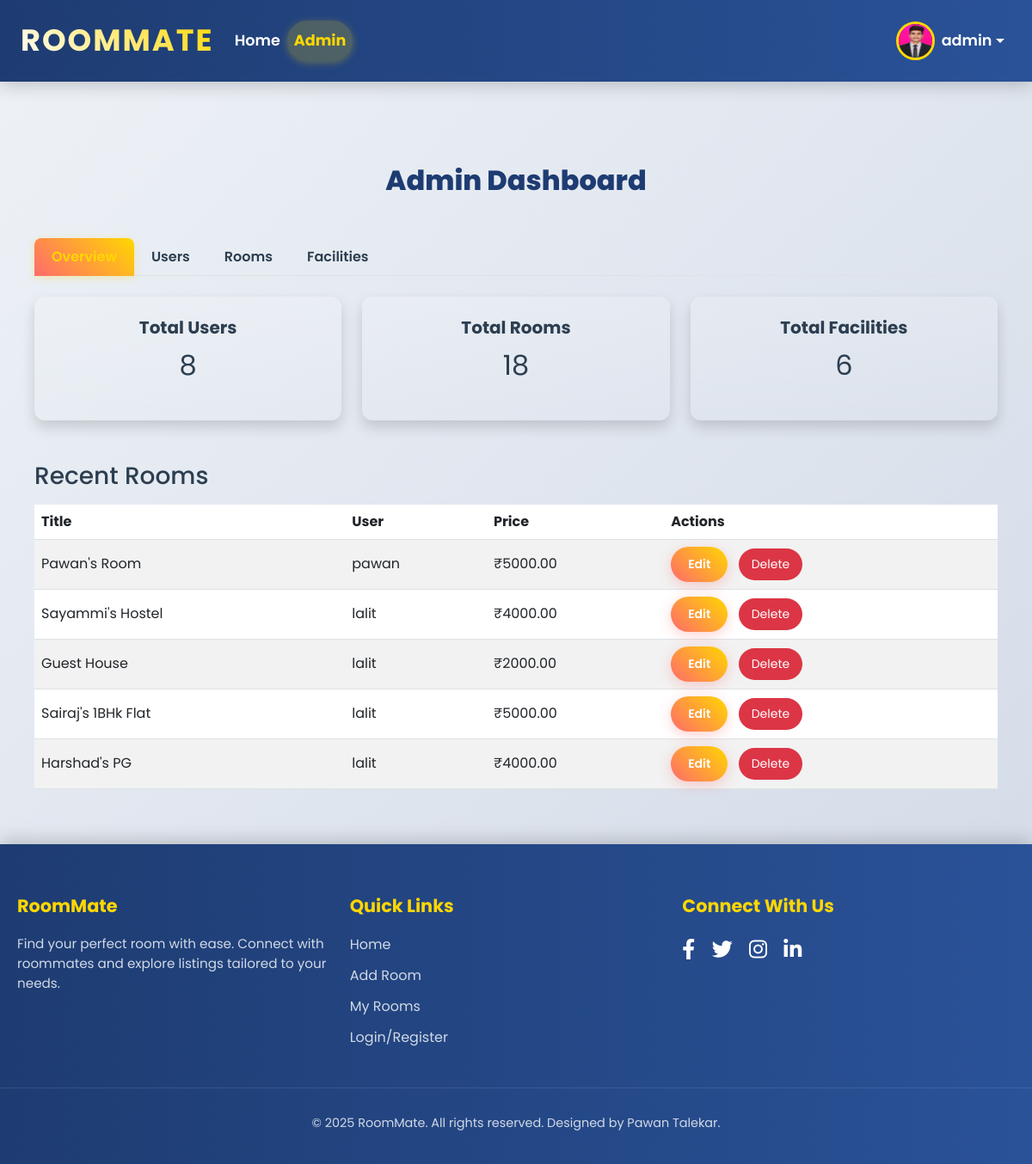
The app's page /admin-dashboard/ (signed in) with its own data.
### listings/models.py (models this page shows, shortened)
class Profile(models.Model):
    ROLE_CHOICES = [
        ('room_searcher', 'Room Searcher'),
        ('room_owner', 'Room Owner'),
        ('broker', 'Broker'),
    ]
    user = models.OneToOneField(User, on_delete=models.CASCADE)
    phone = models.CharField(
        max_length=15,
        blank=True,
        null=True,
        validators=[
            RegexValidator(
                regex=r'^\+?1?\d{9,15}$',
                message="Enter a valid phone number (e.g., +911234567890).",
            )
        ],
    )
    address = models.TextField(blank=True, null=True)
    profile_picture = models.ImageField(
        upload_to='profile_pics/',
        blank=True,
        null=True,
        default='profile_pics/default_profile.jpg'
    )
    role = models.CharField(
        max_length=20,
        choices=ROLE_CHOICES,
        default='room_searcher',  # Default role
        help_text="Select your role in the RoomMate platform."
    )

class RoomListing(models.Model):
    ROOM_TYPE_CHOICES = [
        ('single_room', 'Single Room'),
        ('double_room', 'Double Room'),
        ('pg', 'PG'),
        ('hostel', 'Hostel'),
        ('guest_house', 'Guest House'),
        ('flat', 'Flat'),
    ]
    FOR_WHOM_CHOICES = [
        ('male', 'Male'),
        ('female', 'Female'),
        ('all', 'All'),
    ]
    user = models.ForeignKey(User, on_delete=models.CASCADE, related_name='room_listings')
    title = models.CharField(max_length=100)
    description = models.TextField(blank=True, null=True)
    price = models.DecimalField(max_digits=10, decimal_places=2)
    location = models.CharField(max_length=200, blank=True, null=True)  # Increased max_length
    main_image = models.ImageField(
        upload_to='room_pics/',
        blank=True,
        null=True,
        default='room_pics/default_room.jpg'  # Optional default image
    )
    available = models.BooleanField(default=True)
    created_at = models.DateTimeField(auto_now_add=True)
    updated_at = models.DateTimeField(auto_now=True)
    room_type = models.CharField(
        max_length=20,
        choices=ROOM_TYPE_CHOICES,
        blank=True,
        null=True
    )
    for_whom = models.CharField(
        max_length=20,
        choices=FOR_WHOM_CHOICES,
        blank=True,
        null=True
    )
    facilities = models.ManyToManyField(Facility, blank=True, related_name='rooms')
    latitude = models.FloatField(blank=True, null=True)
    longitude = models.FloatField(blank=True, null=True)
    contact_number = models.CharField(
        max_length=15,
        blank=True,
        null=True,
        validators=[
            RegexValidator(
                regex=r'^\+?1?\d{9,15}$',
                message="Enter a valid phone number (e.g., +911234567890).",
            )
        ],
        help_text="Enter your contact number (e.g., +911234567890) for users to reach you."
    )
    class Meta:
        ordering = ['-created_at']  # Default ordering by newest first

### listings/views.py (the view, shortened to what this page needs)
# urls.py: path('admin-dashboard/', admin_dashboard, name='admin_dashboard'),
@user_passes_test(lambda u: u.is_superuser)
def admin_dashboard(request):
    section = request.GET.get('section', 'overview')
    context = {
        'total_users': User.objects.count(),
        'total_rooms': RoomListing.objects.count(),
        'total_facilities': Facility.objects.count(),
        'recent_rooms': RoomListing.objects.order_by('-created_at')[:5],
        'users': User.objects.all(),
        'rooms': RoomListing.objects.all(),
        'facilities': Facility.objects.all(),
        'current_section': section,
        'messages': messages.get_messages(request),
    }
    return render(request, 'listings/admin_dashboard.html', context)

### listings/templates/listings/admin_dashboard.html (shortened to what this page needs)
{% extends 'listings/base.html' %}
{% block content %}
<div class="container py-5">
    <h2 class="text-center mb-5" style="font-weight: 800; color: #1e3c72; font-family: 'Poppins', sans-serif;">Admin Dashboard</h2>
    <ul class="nav nav-tabs mb-4" id="adminTabs" role="tablist">
        <li class="nav-item">
            <a class="nav-link {% if current_section == 'overview' %}active{% endif %}" href="?section=overview" role="tab">Overview</a>
        </li>
        <li class="nav-item">
            <a class="nav-link {% if current_section == 'users' %}active{% endif %}" href="?section=users" role="tab">Users</a>
        </li>
        <li class="nav-item">
            <a class="nav-link {% if current_section == 'rooms' %}active{% endif %}" href="?section=rooms" role="tab">Rooms</a>
        </li>
        <li class="nav-item">
            <a class="nav-link {% if current_section == 'facilities' %}active{% endif %}" href="?section=facilities" role="tab">Facilities</a>
        </li>
    </ul>
    <div class="tab-content">
        {% if current_section == 'overview' %}
        <div class="row g-4">
            <div class="col-md-4">
                <div class="card p-4 text-center bg-gradient shadow">
                    <h5 class="fw-bold text-dark">Total Users</h5>
                    <p class="fs-2 text-dark">{{ total_users }}</p>
                </div>
            </div>
            <div class="col-md-4">
                <div class="card p-4 text-center bg-gradient shadow">
                    <h5 class="fw-bold text-dark">Total Rooms</h5>
                    <p class="fs-2 text-dark">{{ total_rooms }}</p>
                </div>
            </div>
            <div class="col-md-4">
                <div class="card p-4 text-center bg-gradient shadow">
                    <h5 class="fw-bold text-dark">Total Facilities</h5>
                    <p class="fs-2 text-dark">{{ total_facilities }}</p>
                </div>
            </div>
        </div>
        <h3 class="mt-5 mb-3">Recent Rooms</h3>
        <div class="table-responsive">
            <table class="table table-striped table-hover">
                <thead>
                    <tr>
                        <th>Title</th>
                        <th>User</th>
                        <th>Price</th>
                        <th>Actions</th>
                    </tr>
                </thead>
                <tbody>
                    {% for room in recent_rooms %}
                    <tr>
                        <td>{{ room.title }}</td>
                        <td>{{ room.user.username }}</td>
                        <td>₹{{ room.price }}</td>
                        <td>
                            <a href="{% url 'edit_room' room.id %}" class="btn btn-sm btn-primary me-2">Edit</a>
                            <a href="{% url 'delete_room' room.id %}" class="btn btn-sm btn-danger">Delete</a>
                        </td>
                    </tr>
                    {% endfor %}
                </tbody>
            </table>
        </div>
        {% endif %}
    </div>
</div>
{% endblock %}

### listings/templates/listings/base.html (shortened to what this page needs)
{% load static %}
<!DOCTYPE html>
<html lang="en">
<head>
    <link href="https://cdn.jsdelivr.net/npm/bootstrap@5.3.0/dist/css/bootstrap.min.css" rel="stylesheet">
    <link rel="stylesheet" href="https://cdnjs.cloudflare.com/ajax/libs/font-awesome/6.0.0/css/all.min.css">
    <link rel="stylesheet" href="https://unpkg.com/leaflet@1.9.4/dist/leaflet.css"/>
</head>
<body>
    <nav class="navbar navbar-expand-lg navbar-light px-4">
        <a class="navbar-brand fw-bold" href="{% url 'home' %}">RoomMate</a>
        <div class="collapse navbar-collapse" id="navbarNav">
            <ul class="navbar-nav me-auto">
                <li class="nav-item">
                    <a class="nav-link {% if request.path == '/home/' %}active{% endif %}" href="{% url 'home' %}">Home</a>
                </li>
                {% if request.user.is_authenticated %}
                    {% if request.user.is_superuser %}
                        <li class="nav-item">
                            <a class="nav-link {% if request.path == '/admin-dashboard/' %}active{% endif %}" href="{% url 'admin_dashboard' %}">Admin</a>
                        </li>
                    {% endif %}
                {% else %}
                    <li class="nav-item">
                        <a class="nav-link {% if request.path == '/admin-login/' %}active{% endif %}" href="{% url 'admin_login' %}">Admin</a>
                    </li>
                {% endif %}
            </ul>
            <ul class="navbar-nav ms-auto">
                {% if request.user.is_authenticated %}
                    <li class="nav-item dropdown profile-dropdown">
                        <a class="nav-link dropdown-toggle d-flex align-items-center" href="#" id="profileDropdown" role="button" data-bs-toggle="dropdown">
                            <img src="{% if request.user.profile.profile_picture %}{{ request.user.profile.profile_picture.url }}{% else %}{% static 'listings/images/default.jpg' %}{% endif %}" alt="Profile" class="rounded-circle">
                            <span class="ms-2 text-white">{{ request.user.username }}</span>
                        </a>
                    </li>
                {% else %}
                    <li class="nav-item">
                        <a class="btn btn-primary" href="{% url 'login_register' %}">Login / Register</a>
                    </li>
                {% endif %}
            </ul>
        </div>
    </nav>
    <div class="container mt-5">
        {% block content %}{% endblock %}
    </div>
    <footer>
        <div class="footer-content">
            <div class="footer-section">
                <h5>RoomMate</h5>
                <p style="color: #d1d9e6; font-size: 0.95rem;">Find your perfect room with ease. Connect with roommates and explore listings tailored to your needs.</p>
            </div>
            <div class="footer-section">
                <h5>Quick Links</h5>
                <ul>
                    <li><a href="{% url 'home' %}">Home</a></li>
                    <li><a href="{% url 'add_room' %}">Add Room</a></li>
                    <li><a href="{% url 'my_rooms' %}">My Rooms</a></li>
                    <li><a href="{% url 'login_register' %}">Login/Register</a></li>
                </ul>
            </div>
            <div class="footer-section">
                <h5>Connect With Us</h5>
                <div class="social-links">
                    <a href="https://facebook.com" target="_blank"><i class="fab fa-facebook-f"></i></a>
                    <a href="https://twitter.com" target="_blank"><i class="fab fa-twitter"></i></a>
                    <a href="https://www.instagram.com/pawan_patil_09_?igsh=MWJ3NmZpNzdjamVlNw==" target="_blank"><i class="fab fa-instagram"></i></a>
                    <a href="https://www.linkedin.com/in/pawan-talekar-697324229/" target="_blank"><i class="fab fa-linkedin-in"></i></a>
                </div>
            </div>
        </div>
        <div class="footer-bottom">
            <p>© 2025 RoomMate. All rights reserved. Designed by Pawan Talekar.</p>
        </div>
    </footer>
</body>
</html>

### listings/templates/listings/base.html (style rules this page uses)
body { font-family: 'Poppins', sans-serif; background: linear-gradient(135deg, #eef2f7 0%, #d1d9e6 100%); color: #2c3e50; margin: 0; min-height: 100vh; display: flex; flex-direction: column; overflow-x: hidden; }
.container { flex: 1; padding: 0 20px; max-width: 1400px; }
.navbar { background: linear-gradient(90deg, #1e3c72 0%, #2a5298 100%); box-shadow: 0 4px 20px rgba(0, 0, 0, 0.2); padding: 15px 30px; position: sticky; top: 0; z-index: 1030; transition: all 0.3s ease; }
.navbar-brand { color: #fff !important; font-weight: 800; font-size: 2.2rem; letter-spacing: 2px; text-transform: uppercase; background: linear-gradient(45deg, #fff, #ffd700); -webkit-background-clip: text; -webkit-text-fill-color: transparent; transition: transform 0.3s ease; }
.navbar-nav .nav-link { color: #fff !important; font-weight: 600; font-size: 1.1rem; padding: 10px 20px; border-radius: 30px; transition: all 0.3s ease; }
.nav-link.active { color: #ffd700 !important; font-weight: 700; background: rgba(255, 215, 0, 0.2); box-shadow: 0 2px 10px rgba(255, 215, 0, 0.3); }
.profile-dropdown img { border-radius: 50%; width: 45px; height: 45px; border: 3px solid #ffd700; transition: all 0.3s ease; }
.btn-primary { background: linear-gradient(45deg, #ff6b6b, #ffd700); border: none; font-weight: 600; padding: 12px 25px; border-radius: 30px; transition: all 0.3s ease; box-shadow: 0 4px 15px rgba(255, 107, 107, 0.3); }
.card { border: none; border-radius: 15px; background: #fff; box-shadow: 0 6px 20px rgba(0, 0, 0, 0.1); transition: all 0.3s ease; overflow: hidden; }
footer { background: linear-gradient(90deg, #1e3c72 0%, #2a5298 100%); color: #fff; padding: 60px 0 20px; margin-top: auto; box-shadow: 0 -4px 20px rgba(0, 0, 0, 0.2); }
.footer-content { max-width: 1200px; margin: 0 auto; display: flex; flex-wrap: wrap; justify-content: space-between; padding: 0 20px; }
.footer-section { flex: 1; min-width: 200px; margin-bottom: 30px; }
.footer-section h5 { font-weight: 700; font-size: 1.3rem; margin-bottom: 20px; color: #ffd700; }
.footer-section ul { list-style: none; padding: 0; }
.footer-section ul li { margin-bottom: 12px; }
.footer-section ul li a { color: #d1d9e6; text-decoration: none; font-weight: 400; transition: all 0.3s ease; }
.footer-section .social-links a { color: #fff; font-size: 1.5rem; margin-right: 15px; transition: all 0.3s ease; }
.footer-bottom { text-align: center; padding-top: 30px; font-size: 0.9rem; color: #d1d9e6; border-top: 1px solid rgba(255, 255, 255, 0.1); }

### listings/templates/listings/admin_dashboard.html (style rules this page uses)
.bg-gradient { background: linear-gradient(45deg, #ff6b6b, #ffd700); border-radius: 12px; transition: transform 0.3s ease; }
.text-dark { color: #2c3e50 !important; }
.card { border: none; box-shadow: 0 4px 20px rgba(0, 0, 0, 0.1); }
.btn-primary { background: linear-gradient(45deg, #ff6b6b, #ffd700); border: none; border-radius: 25px; padding: 10px 20px; font-weight: 600; transition: all 0.3s ease; }
.btn-danger { background: #dc3545; border: none; border-radius: 20px; padding: 8px 15px; }
.nav-tabs .nav-link { color: #2c3e50; font-weight: 600; border: none; padding: 10px 20px; }
.nav-tabs .nav-link.active { background: linear-gradient(45deg, #ff6b6b, #ffd700); color: #fff; border-radius: 8px 8px 0 0; }
.table th, .table td { vertical-align: middle; }

### records on screen
RoomListing: title "Pawan's Room", user.username "pawan", price "5000.00"
RoomListing: title "Sayammi's Hostel", user.username "lalit", price "4000.00"
RoomListing: title "Guest House", user.username "lalit", price "2000.00"
RoomListing: title "Sairaj's 1BHk Flat", user.username "lalit", price "5000.00"
RoomListing: title "Harshad's PG", user.username "lalit", price "4000.00"

### other values on screen
{{ request.user.username }} "admin"
{{ total_users }} "8"
{{ total_rooms }} "18"
{{ total_facilities }} "6"
